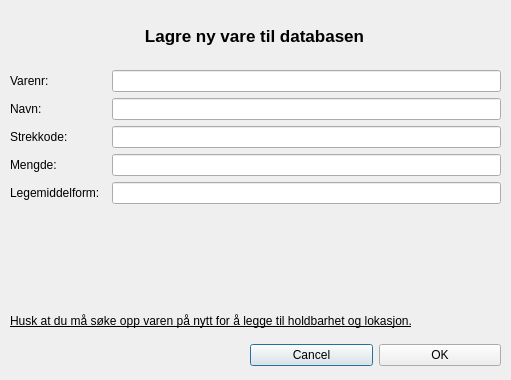
<?xml version="1.0" encoding="UTF-8"?>
<ui version="4.0">
 <class>Add_vare</class>
 <widget class="QDialog" name="Add_vare">
  <property name="geometry">
   <rect>
    <x>0</x>
    <y>0</y>
    <width>511</width>
    <height>380</height>
   </rect>
  </property>
  <property name="windowTitle">
   <string>Legg til ny vare</string>
  </property>
  <property name="windowIcon">
   <iconset resource="../images.qrc">
    <normaloff>:/icons/icons/calendar.png</normaloff>:/icons/icons/calendar.png</iconset>
  </property>
  <widget class="QWidget" name="horizontalLayoutWidget">
   <property name="geometry">
    <rect>
     <x>250</x>
     <y>340</y>
     <width>251</width>
     <height>31</height>
    </rect>
   </property>
   <layout class="QHBoxLayout" name="horizontalLayout">
    <item>
     <widget class="QPushButton" name="button_cancel">
      <property name="text">
       <string>Cancel</string>
      </property>
     </widget>
    </item>
    <item>
     <widget class="QPushButton" name="button_ok">
      <property name="text">
       <string>OK</string>
      </property>
     </widget>
    </item>
   </layout>
  </widget>
  <widget class="QWidget" name="horizontalLayoutWidget_2">
   <property name="geometry">
    <rect>
     <x>9</x>
     <y>10</y>
     <width>491</width>
     <height>51</height>
    </rect>
   </property>
   <layout class="QHBoxLayout" name="horizontalLayout_2">
    <item>
     <widget class="QLabel" name="label">
      <property name="font">
       <font>
        <pointsize>13</pointsize>
        <weight>75</weight>
        <bold>true</bold>
       </font>
      </property>
      <property name="text">
       <string>Lagre ny vare til databasen</string>
      </property>
      <property name="alignment">
       <set>Qt::AlignCenter</set>
      </property>
      <property name="wordWrap">
       <bool>false</bool>
      </property>
     </widget>
    </item>
   </layout>
  </widget>
  <widget class="QWidget" name="formLayoutWidget">
   <property name="geometry">
    <rect>
     <x>10</x>
     <y>70</y>
     <width>491</width>
     <height>171</height>
    </rect>
   </property>
   <layout class="QFormLayout" name="formLayout">
    <property name="fieldGrowthPolicy">
     <enum>QFormLayout::ExpandingFieldsGrow</enum>
    </property>
    <item row="0" column="0">
     <widget class="QLabel" name="label_2">
      <property name="text">
       <string>Varenr:  </string>
      </property>
     </widget>
    </item>
    <item row="0" column="1">
     <widget class="QLineEdit" name="line_varenr">
      <property name="acceptDrops">
       <bool>true</bool>
      </property>
     </widget>
    </item>
    <item row="1" column="0">
     <widget class="QLabel" name="label_3">
      <property name="text">
       <string>Navn:  </string>
      </property>
     </widget>
    </item>
    <item row="1" column="1">
     <widget class="QLineEdit" name="line_navn">
      <property name="toolTip">
       <string>&lt;html&gt;&lt;head/&gt;&lt;body&gt;&lt;p&gt;Det er lurt å inkludere styrke og legemiddelform i navnet.&lt;/p&gt;&lt;/body&gt;&lt;/html&gt;</string>
      </property>
     </widget>
    </item>
    <item row="2" column="0">
     <widget class="QLabel" name="label_4">
      <property name="text">
       <string>Strekkode:  </string>
      </property>
     </widget>
    </item>
    <item row="3" column="0">
     <widget class="QLabel" name="label_5">
      <property name="text">
       <string>Mengde:  </string>
      </property>
     </widget>
    </item>
    <item row="4" column="0">
     <widget class="QLabel" name="label_6">
      <property name="text">
       <string>Legemiddelform:  </string>
      </property>
     </widget>
    </item>
    <item row="2" column="1">
     <widget class="QLineEdit" name="line_ean"/>
    </item>
    <item row="4" column="1">
     <widget class="QLineEdit" name="line_legemiddelform"/>
    </item>
    <item row="3" column="1">
     <widget class="QLineEdit" name="line_mengde"/>
    </item>
   </layout>
  </widget>
  <widget class="QWidget" name="horizontalLayoutWidget_3">
   <property name="geometry">
    <rect>
     <x>10</x>
     <y>270</y>
     <width>491</width>
     <height>31</height>
    </rect>
   </property>
   <layout class="QHBoxLayout" name="horizontalLayout_3">
    <item>
     <widget class="QLabel" name="error_label">
      <property name="enabled">
       <bool>true</bool>
      </property>
      <property name="font">
       <font>
        <weight>75</weight>
        <bold>true</bold>
       </font>
      </property>
      <property name="text">
       <string/>
      </property>
      <property name="alignment">
       <set>Qt::AlignCenter</set>
      </property>
     </widget>
    </item>
   </layout>
  </widget>
  <widget class="QWidget" name="horizontalLayoutWidget_4">
   <property name="geometry">
    <rect>
     <x>10</x>
     <y>310</y>
     <width>500</width>
     <height>21</height>
    </rect>
   </property>
   <layout class="QHBoxLayout" name="horizontalLayout_4">
    <item>
     <widget class="QLabel" name="label_information">
      <property name="font">
       <font>
        <underline>true</underline>
       </font>
      </property>
      <property name="text">
       <string>Husk at du må søke opp varen på nytt for å legge til holdbarhet og lokasjon.</string>
      </property>
     </widget>
    </item>
   </layout>
  </widget>
 </widget>
 <resources>
  <include location="../images.qrc"/>
 </resources>
 <connections/>
</ui>
